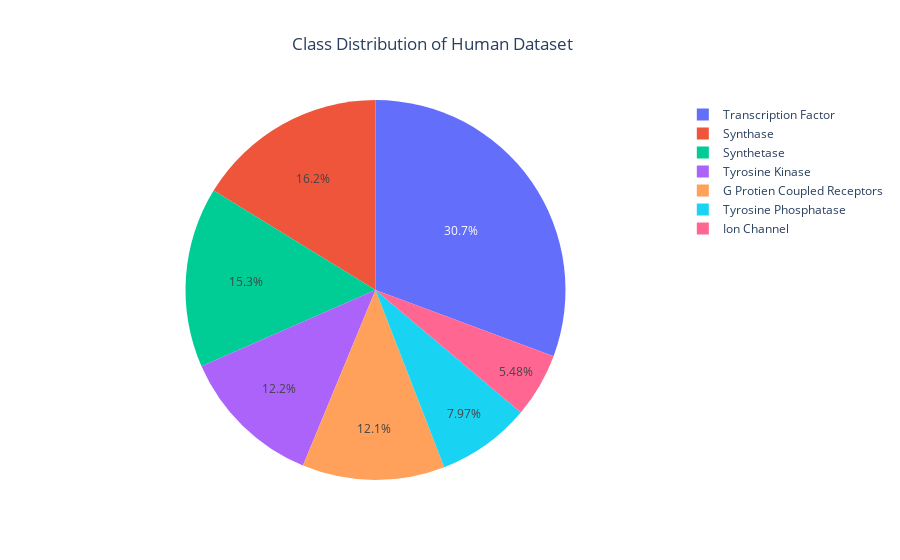

Notebook cell for this chart:
### Code cell
countPlot(y = df['class_name'], title = 'Countplot of Classes in Human Dataset', height = df['class_name'].nunique());
piePlot(data = df['class_name'], value = 'Percentage', name = 'Class', title = 'Class Distribution of Human Dataset')

### Figure 1 — Plotly figure (JSON) as saved in the notebook; plotly's stock layout.template omitted (floating-point values rounded to 4 significant figures)
{"data": [{"domain": {"x": [0, 1], "y": [0, 1]}, "hovertemplate": "Class=%{label}<br>Percentage=%{value}<extra></extra>", "labels": ["Transcription Factor", "Synthase", "Synthetase", "Tyrosine Kinase", "G Protien Coupled Receptors", "Tyrosine Phosphatase", "Ion Channel"], "legendgroup": "", "name": "", "showlegend": true, "type": "pie", "values": [30.66, 16.23, 15.34, 12.19, 12.12, 7.968, 5.479]}], "layout": {"legend": {"tracegroupgap": 0}, "title": {"text": "Class Distribution of Human Dataset", "x": 0.48}}}
